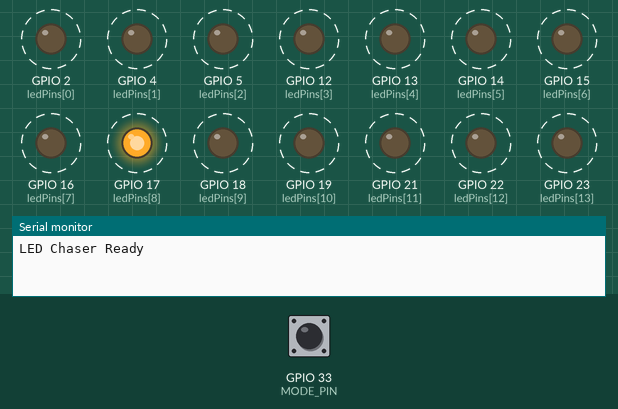
Simulated run of this sketch. Board: ESP32. Parts: output pins drawn as LEDs (lit = HIGH), the last lines printed to the serial monitor. Dashed ring = blinking. Inputs (shaded band) come from the test bench; at power-on: GPIO 33 (MODE_PIN) HIGH.

Above: at 2.3 s.
3.7 s: GPIO 33 (MODE_PIN) pulled LOW for 1.7 s
7.2 s: GPIO 33 (MODE_PIN) pulled LOW for 3.2 s
At 11.56 s:
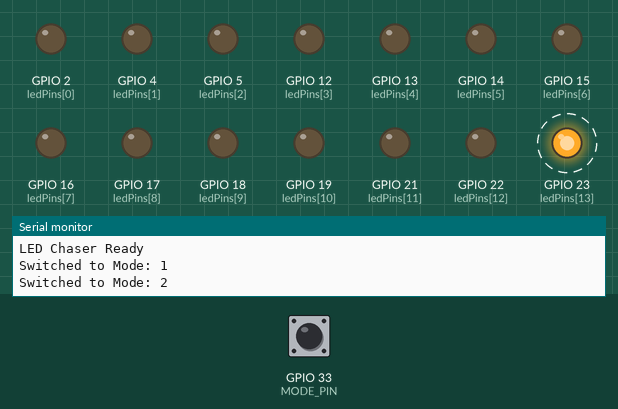
15.2 s: GPIO 33 (MODE_PIN) pulled LOW for 1.7 s
At 16.88 s:
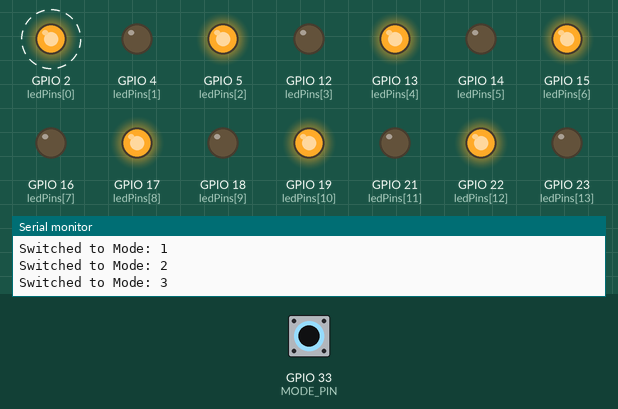
19.1 s: GPIO 33 (MODE_PIN) pulled LOW for 1.7 s
At 19.35 s:
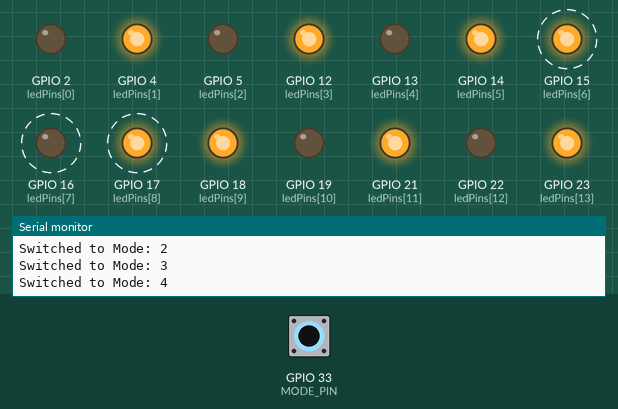
22.6 s: GPIO 33 (MODE_PIN) pulled LOW for 1.7 s
At 22.88 s:
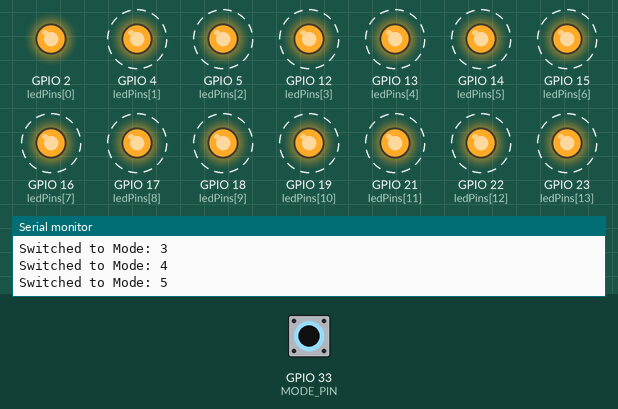
Timing chart, 0 to 27.1 s (numbered marks = the images above; inputs shaded):
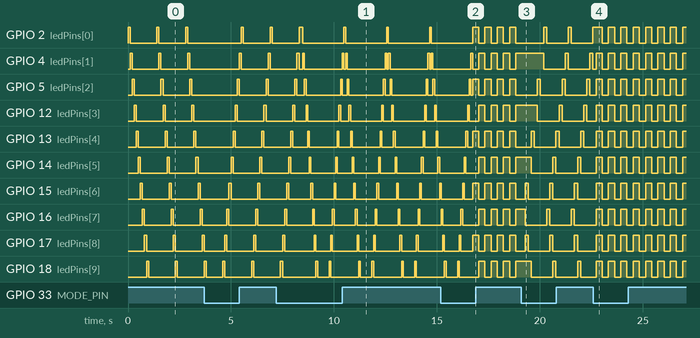

Measured:
- after the input at 7.2 s, GPIO 23 (ledPins[13]): alternates HIGH for 0.08 s and LOW for 2.0 s, starting after 2.2 s
- after the input at 15.2 s, GPIO 2 (ledPins[0]): alternates HIGH for 0.30 s and LOW for 0.30 s, starting after 1.8 s
- after the input at 19.1 s, GPIO 2 (ledPins[0]), GPIO 4 (ledPins[1]): alternates HIGH for 0.15 s and LOW for 1.1 s, starting after 1.1 s
- after the input at 22.6 s, GPIO 2 (ledPins[0]): alternates HIGH for 0.30 s and LOW for 0.30 s, starting after 0.43 s; GPIO 4 (ledPins[1]): alternates HIGH for 0.30 s and LOW for 0.30 s, starting after 0.13 s
- by itself, GPIO 2 (ledPins[0]): repeats every 2.1 s: LOW 2.0 s, HIGH 0.08 s
- by itself, GPIO 4 (ledPins[1]): moves between LOW and HIGH, repeating every 2.1 s
- by itself, GPIO 22 (ledPins[12]): repeats every 2.1 s: HIGH 0.08 s, LOW 0.08 s, HIGH 0.08 s, LOW 1.8 s
- by itself, GPIO 23 (ledPins[13]): alternates HIGH for 0.10 s and LOW for 1.3 s

The sketch:

led_chaser.ino
```cpp
const int ledPins[] = {
  2, 4, 5, 12, 13, 14, 15, 16, 17, 18, 19, 21, 22, 23
};
const int NUM_LEDS = sizeof(ledPins) / sizeof(ledPins[0]);

const int MODE_PIN = 33; // Button to change mode (connect to GND with pullup)
int mode = 0;
unsigned long lastDebounce = 0;
bool lastBtnState = HIGH;

void setup() {
  Serial.begin(115200);
  for (int i = 0; i < NUM_LEDS; i++) {
    pinMode(ledPins[i], OUTPUT);
    digitalWrite(ledPins[i], LOW);
  }

  pinMode(MODE_PIN, INPUT_PULLUP);
  Serial.println("LED Chaser Ready");
}

void loop() {
  checkButton();

  switch (mode) {
    case 0: modeLeftToRight(); break;
    case 1: modeRightToLeft(); break;
    case 2: modePingPong(); break;
    case 3: modeEvenOdd(); break;
    case 4: modeCenterOut(); break;
    case 5: modeAllBlink(); break;
  }
}

// -------------- MODES -----------------

void modeLeftToRight() {
  for (int i = 0; i < NUM_LEDS; i++) {
    setOneLed(i);
    delay(100);
  }
}

void modeRightToLeft() {
  for (int i = NUM_LEDS - 1; i >= 0; i--) {
    setOneLed(i);
    delay(100);
  }
}

void modePingPong() {
  for (int i = 0; i < NUM_LEDS; i++) {
    setOneLed(i);
    delay(80);
  }
  for (int i = NUM_LEDS - 2; i > 0; i--) {
    setOneLed(i);
    delay(80);
  }
}

void modeEvenOdd() {
  for (int i = 0; i < NUM_LEDS; i++) {
    digitalWrite(ledPins[i], (i % 2 == 0) ? HIGH : LOW);
  }
  delay(300);
  for (int i = 0; i < NUM_LEDS; i++) {
    digitalWrite(ledPins[i], (i % 2 != 0) ? HIGH : LOW);
  }
  delay(300);
}

void modeCenterOut() {
  int center = NUM_LEDS / 2;
  for (int offset = 0; offset <= center; offset++) {
    int left = center - offset;
    int right = center + offset;
    if (left >= 0) digitalWrite(ledPins[left], HIGH);
    if (right < NUM_LEDS) digitalWrite(ledPins[right], HIGH);
    delay(150);
    if (left >= 0) digitalWrite(ledPins[left], LOW);
    if (right < NUM_LEDS) digitalWrite(ledPins[right], LOW);
  }
}

void modeAllBlink() {
  for (int i = 0; i < NUM_LEDS; i++) digitalWrite(ledPins[i], HIGH);
  delay(300);
  for (int i = 0; i < NUM_LEDS; i++) digitalWrite(ledPins[i], LOW);
  delay(300);
}

// ----------- UTILITY FUNCTIONS ----------

void setOneLed(int index) {
  for (int i = 0; i < NUM_LEDS; i++) {
    digitalWrite(ledPins[i], (i == index) ? HIGH : LOW);
  }
}

void checkButton() {
  bool btn = digitalRead(MODE_PIN);
  if (btn == LOW && lastBtnState == HIGH && millis() - lastDebounce > 200) {
    mode = (mode + 1) % 6;
    Serial.print("Switched to Mode: ");
    Serial.println(mode);
    lastDebounce = millis();
  }
  lastBtnState = btn;
}
```
